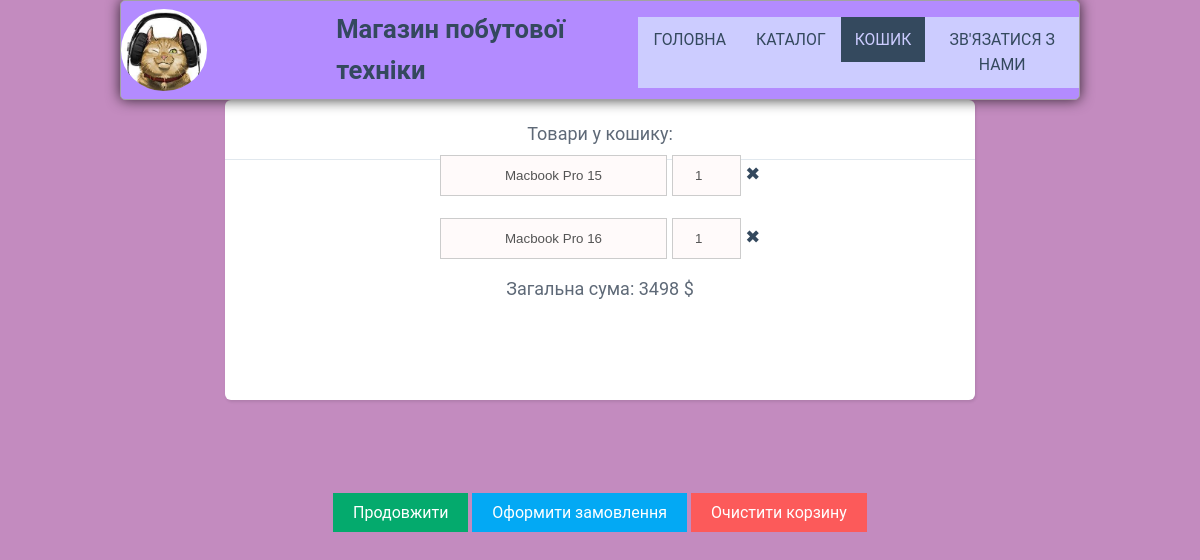
Before: /basket (signed in) with the older database file.
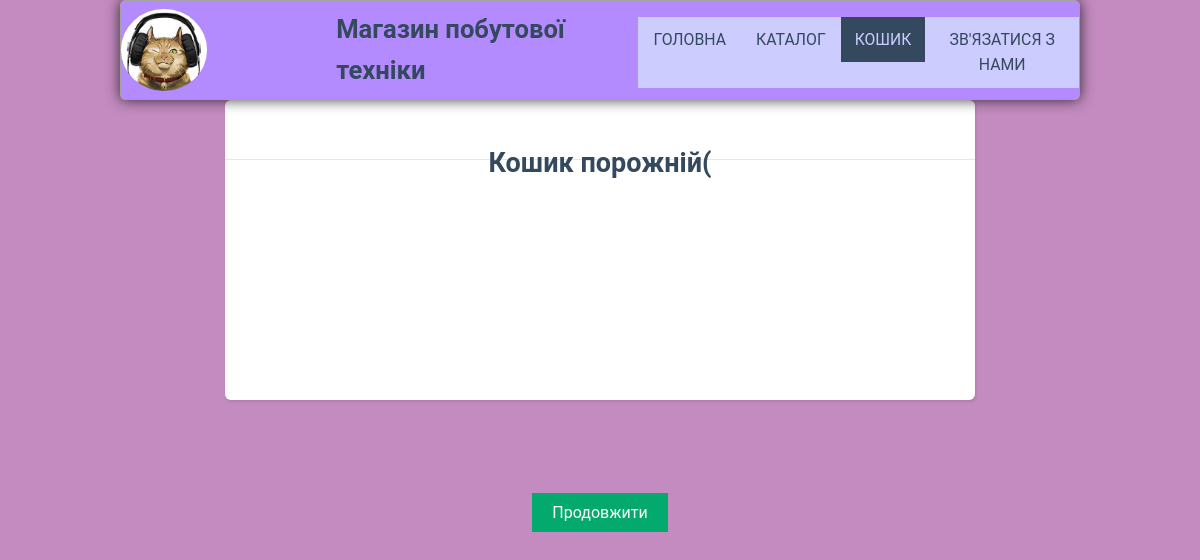
After: the same page with the newer database file.
### shop/models.py (models this page shows)
class BasketProducts(models.Model):
    basket = models.ForeignKey(Basket, on_delete=models.CASCADE, verbose_name='кошик')
    product = models.ForeignKey(Product, on_delete=models.CASCADE, verbose_name='товар')
    countOfProducts = models.PositiveIntegerField(default=1, verbose_name='кількість товару')
    class Meta:
        verbose_name = 'Товари кошику'
        verbose_name_plural = 'Товари кошиків'

class Product(models.Model):
    title = models.CharField(verbose_name='назва товару', max_length=255)
    price = models.FloatField(verbose_name='ціна', null=True)
    img = models.TextField(verbose_name='Посилання на зображення', null=True)
    class Meta:
        verbose_name = 'Товар'
        verbose_name_plural = 'Товари'

### shop/views.py (the view)
# urls.py: path('basket', views.getBasket, name='basket'),
@login_required(login_url='login')
def getBasket(request):
    if 'username' in request.session:
        username = request.session['username']
        user = Customer.objects.get(username=username)
        basket = Basket.objects.filter(customer=user).first()
        basketProducts = BasketProducts.objects.filter(basket=basket)
        totalSum = 0
        for basketProduct in basketProducts:
            totalSum += int(basketProduct.product.price) * int(basketProduct.countOfProducts)
        return render(request, 'main/basket.html', {'basketProducts': basketProducts, 'totalSum': totalSum})
    else:
        return redirect('login')

### shop/templates/main/basket.html (shortened to what this page needs)
{% load static %}
<!DOCTYPE html>
<html lang="en" xmlns="http://www.w3.org/1999/html">
<head>
    <link rel="stylesheet" href="{% static 'main/css/contact_style.css' %}">
    <link rel="stylesheet" href="{% static 'main/css/basket_style.css' %}">
</head>
<body>
<div style=".flex-container">
    <div class="header">
        <a href="html/first.html"><img class="logo" src="{% static 'main/img/logo.png' %}" alt="Logotype!!!"></a>
        <h1 class="logoName"><a href="#">Магазин побутової техніки</a></h1>
        <ul class="main-nav">
            <li><a id="index" href="{% url 'main' %}">Головна</a></li>
            <li><a href="{% url 'catalog' %}" style="">Каталог</a></li>
            <li>
                <div class="dropdown">
                    <a class="dropbtn" style="background-color: #34495e; color: #ccccff;"> Кошик
                    </a>
                </div>
            </li>
            <li><a href="{% url 'contactUs' %}">Зв'язатися з нами</a></li>
        </ul>
    </div>
    {% if  totalSum != 0 %}
      <div class="shopping-cart" style="text-align: center">
        <div id="shopping-cart" class="shopping-cart1">
            <div class="title" style="text-align: center; top: 60px;">
                Товари у кошику:<br>
                {% for basketProduct in basketProducts %}
                <input type="text" style="width: 33%;" name="title" id="title" value="{{basketProduct.product.title}}"
                       disabled>
                <input type="number" style="width: 10%;" id="count" name="count"
                       value="{{basketProduct.countOfProducts}}" disabled>
                <a class="delete-btn1"
                   href="{% url 'deleteProductFromBasket' title=basketProduct.product.title %}">&#10006</a><br>
                {% endfor %}
                Загальна сума: {{totalSum}} $<br>
            </div>
        </div>
    </div>
     <div style="text-align: center; top: 400px">
        <form>
            <a class="continue" href="{% url 'catalog' %}">Продовжити</a>
            <a class="continue" style="background-color: #03A9F4" href="{% url 'orderPage' %}">Оформити замовлення</a>
            <a class="continue" style="background-color: #fc5a5a" href="{% url 'deleteBasket' %}" id="clear_cart">Очистити корзину</a>
        </form>
    </div>
    {% else %}
    <div class="shopping-cart" style="text-align: center">
        <div id="shopping-cart1" class="shopping-cart1">
            <div class="title" style="text-align: center; top: 60px;">
                <h2>Кошик порожній(</h2>
            </div>
        </div>
    </div>
     <div style="text-align: center; top: 400px">
        <form>
            <a class="continue" href="{% url 'catalog' %}">Продовжити</a>
        </form>
    </div>
     {% endif %}
</div>
</body>
</html>

Changed rows visible on the page:
removed BasketProducts: title "Macbook Pro 15", count "1"
removed BasketProducts: title "Macbook Pro 16", count "1"
Other visible differences:
{{ totalSum }}: "3498" → (not shown)
text no longer shown: "Товари у кошику: Загальна сума: $ Оформити замовлення Очистити корзину"
text now shown: "Кошик порожній("
